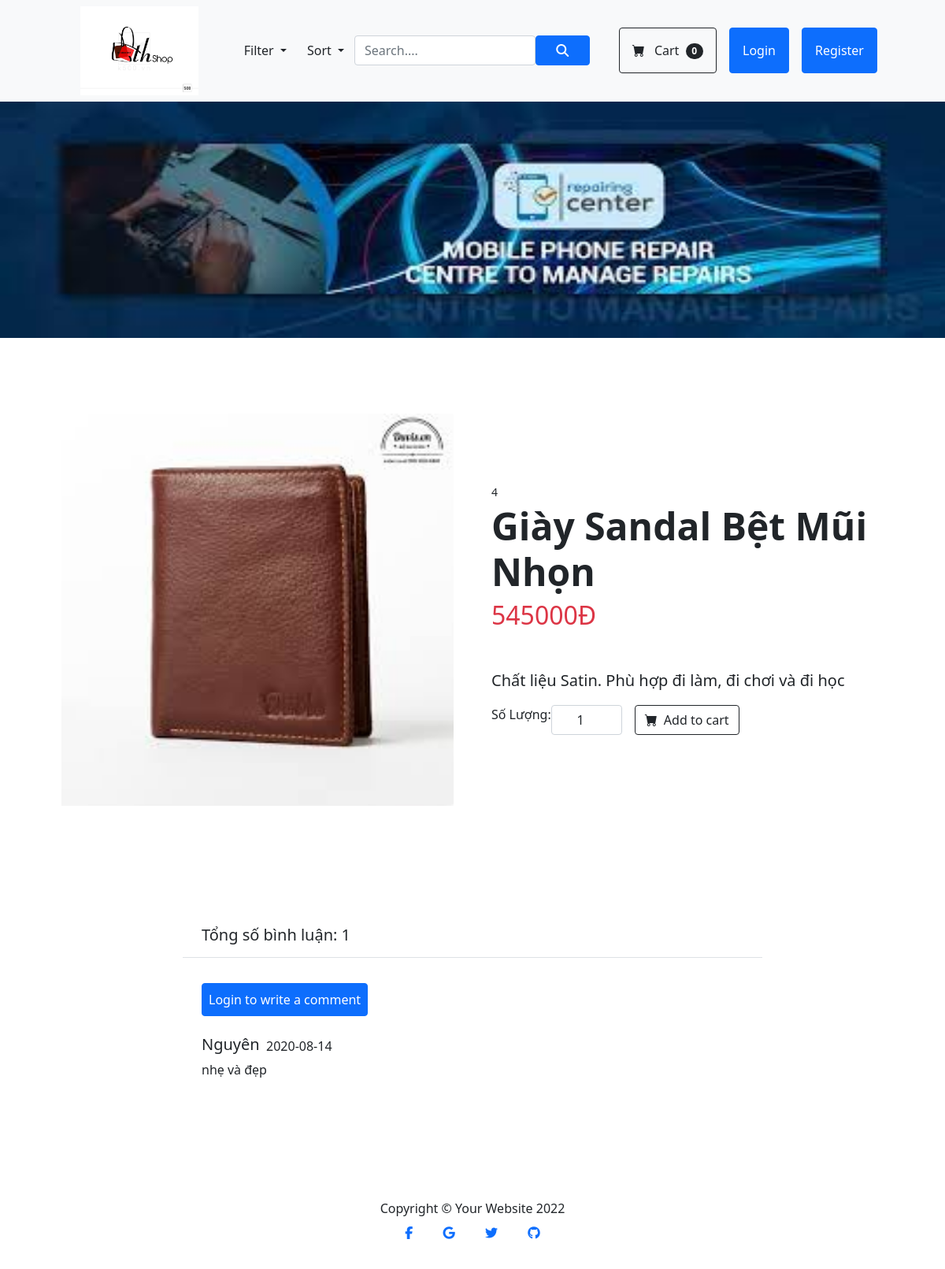
The page /index.php?action=hanghoa&id=4 on the database its author committed.
### tables this page shows
CREATE TABLE `hanghoa` (
  `MASP` int(11) NOT NULL,
  `TENSP` varchar(60) NOT NULL,
  `GIA` float NOT NULL,
  `hinh` varchar(50) NOT NULL,
  `nhom` int(4) NOT NULL,
  `soluotxem` int(11) NOT NULL,
  `mota` varchar(2000) NOT NULL,
  `soluongton` int(11) NOT NULL
);

CREATE TABLE `binhluan1` (
  `mabl` int(11) NOT NULL,
  `mahh` int(11) NOT NULL,
  `makh` int(11) NOT NULL,
  `ngaybl` date NOT NULL,
  `noidung` text NOT NULL,
  `sao` int(1) NOT NULL
);

CREATE TABLE `khachhang1` (
  `makh` int(11) NOT NULL,
  `tenkh` varchar(50) NOT NULL,
  `username` varchar(25) NOT NULL,
  `matkhau` varchar(100) NOT NULL,
  `email` varchar(50) NOT NULL,
  `diachi` text NOT NULL,
  `sodienthoai` varchar(12) NOT NULL,
  `vaitro` int(1) DEFAULT 0
);

### Controller/hanghoa.php (called while the page is built, shortened)
<?php
$count = 0;
if (isset($_GET['id'])) {
    $bl = new comment();
    $kh = $bl->getcomment($_GET['id']);
    $dem = $bl->getcomment($_GET['id']);
    while ($dema = $dem->fetch()) {
        $count++;
    }
}
include "./View/chitietbanhang.php";
?>

### Model/connect.php (called while the page is built, shortened)
<?php
class connect{
    var $db=null;
    public function __construct(){
        $dsn="mysql:host=localhost;dbname=banhang";
        $user="root";
        $pass="";
        try {
            $this->db=new PDO($dsn,$user,$pass,array(PDO::MYSQL_ATTR_INIT_COMMAND=>"SET NAMES utf8"));
        } catch (\Throwable $th) {
        }
    }
    public function getlist($select){
        $resul=$this->db->query($select);
        return $resul;
    }
    public function getInstance($select){
        $resul=$this->db->query($select);
        $result=$resul->fetch();
        return $result;
    }
}
?>

### Model/hanghoa.php (called while the page is built, shortened)
<?php
class hanghoa{
    public function gethanghoaid($id){
        $db=new connect();
        $select="select * from hanghoa WHERE masp='$id'";
        $result=$db->getInstance($select);
        return $result;
    }
}
?>

### Model/comment.php (called while the page is built, shortened)
<?php
class comment{
    public function getcomment($mahh){
        $db=new connect();
        $select= "SELECT `mahh`,`makh`,`ngaybl`,`noidung`,`sao` FROM `binhluan1` WHERE mahh=$mahh ";
        $resul=$db->getlist($select);
        return $resul;
    }
    public function getusername($makh){
        $db=new connect();
        $select= "SELECT tenkh FROM `khachhang1` WHERE makh=$makh LIMIT 1";
        $resul=$db->getInstance($select);
        return $resul;
    }
}
?>

### View/chitietbanhang.php (the view, shortened to what this page needs)
<form class="py-5" action="index.php?action=cart" method="post">
    <?php
    if (isset($_GET['id'])) {
        $id = $_GET['id'];
        $hh = new hanghoa();
        $resul = $hh->gethanghoaid($id);
        $hinh = $resul['hinh'];
        $tenhh = $resul['TENSP'];
        $dongia = $resul['GIA'];
        $mota = $resul['mota'];
        $soluongton = $resul['soluongton'];
        $cmt = new comment();
    }
    ?>
    <div class="container px-4 px-lg-5 my-5">
        <div class="row gx-4 gx-lg-5 align-items-center">
            <div class="col-md-6"><img class="card-img-top mb-5 mb-md-0" src="./content/Img/<?php echo $hinh ?>"
                    alt="..." /></div>
            <div class="col-md-6">
                <div class="small mb-1" name="mahh">
                    <?php echo $id ?>
                </div>
                <h1 class="display-5 fw-bolder" name="tenhh">
                    <?php echo $tenhh ?>
                </h1>
                <div class="fs-5 mb-5">
                    <h2 class="text-danger">
                        <?php
                        echo $dongia
                            ?>Đ
                    </h2>
                </div>
                <p class="lead">
                    <?php echo $mota ?>
                </p>
                <?php if($soluongton>0) { ?>
                <div class="d-flex">
                    <span> Số Lượng:</span>
                    <input class="form-control text-center me-3" id="soluong" type="number" value="1" name="soluong"
                        style="width:90px" /><br>
                    <button class="btn btn-outline-dark flex-shrink-0" type="submit">
                        <i class="bi-cart-fill me-1"></i>
                        Add to cart
                    </button>
                </div><?php }else{
                    echo "this product is out of stock";
                } ?>
            </div>
        </div>
    </div>
</form>
<div class="container mt-5 mb-5">
    <div class="d-flex justify-content-center row">
        <div class="d-flex flex-column col-md-8">
            <div class="d-flex flex-row align-items-center text-left comment-top p-2 bg-white border-bottom px-4">
                <div class="d-flex flex-column ml-3">
                    <div class="d-flex flex-row post-title">
                        <h5>Tổng số bình luận:
                            <?php echo $count ?>
                        </h5>
                    </div>
                </div>
            </div>
            <form class="coment-bottom bg-white p-2 px-4"
                action="index.php?action=hanghoa&act=comment&id=<?php echo $_GET['id'] ?>" method="post">
                <?php if (isset($_SESSION['makh'])) { ?>
                    <div class="d-flex flex-row add-comment-section mt-4 mb-4">
                        <label for="rating" class="m-2">Rate: </label>
                        <select name="rating" id="rating">
                            <option value=1>1 star</option>
                            <option value=2>2 stars</option>
                            <option value=3>3 stars</option>
                            <option value=4>4 stars</option>
                            <option value=5>5 stars</option>
                        </select>
                        <input type="text" class="form-control mr-3" placeholder="Add comment" name="comment"><button
                            class="btn btn-primary" type="submit">Comment</button>
                    </div>
                <?php } else { ?>
                    <div class="d-flex flex-row add-comment-section mt-4 mb-4"><button class="btn btn-primary p-2"
                            type="button">Login to write a comment</button></div>
                <?php } ?>
                <?php
                while ($set = $kh->fetch()) {
                    ?>
                    <div class="commented-section mt-2 mb-5">
                        <div class="d-flex flex-row align-items-center commented-user">
                            <h5 class="mr-2">
                                <?php $name = $cmt->getusername($set['makh']);
                                echo $name[0]; ?>
                            </h5><span class="dot mb-1"></span><span class="mb-1 ml-2">&nbsp
                                <?php echo $set['ngaybl'] ?>
                            </span>
                        </div>
                        <div class="comment-text-sm">
                            <?php echo $set['noidung'] ?>
                        </div>
                    </div>
                <?php } ?>
            </form>
        </div>
    </div>
</div>

### rows shown on the page
hanghoa: hinh (picture), TENSP "Giày Sandal Bệt Mũi Nhọn", GIA "545000", mota "Chất liệu Satin. Phù hợp đi làm, đi chơi và đi học"
binhluan1: khachhang1.tenkh "Nguyên", ngaybl "2020-08-14", noidung "nhẹ và đẹp"

### other values the page prints
$id "4"
$count "1"
